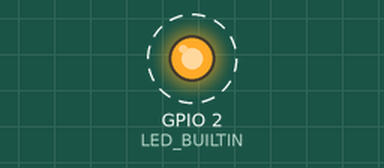
A sketch run on a simulated ESP8266 (NodeMCU). Shown: output pins drawn as LEDs (lit = HIGH, except the on-board LED, lit = LOW). Dashed ring = blinking. WiFi joins after 1.5 s; servers stay silent unless stated; what the sketch prints to the serial monitor is not drawn.

Above: at 3.6 s.
Timing chart, 0 to 7.4 s (numbered marks = the images above):
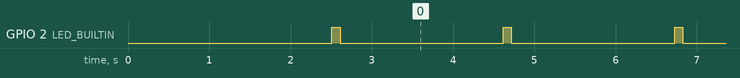

The sketch:

apPreSetIPShowInteger.ino
```cpp
/*
 * NodeMCU/ESP8266 act as AP (Access Point) and simplest Web Server
 * to control GPIO (on-board LED)
 * Connect to AP "arduino-er", password = "password"
 * Open browser, visit 192.168.4.1
 */
#include <ESP8266WiFi.h>
#include <WiFiClient.h>
#include <ESP8266WebServer.h>
#include <WiFiUDP.h>

const char *ssid = "arduino-er";
const char *password = "password";
int numberToDisplay = 0;
WiFiUDP udp;


ESP8266WebServer server(80);

void handleRoot() {
    response();
}

const String HtmlHtml = "<html><head>"
    "<meta name=\"viewport\" content=\"width=device-width, initial-scale=1\" /></head>";
const String HtmlHtmlClose = "</html>";
const String HtmlTitle = "<h1>Heartbeat AP"+ String(ssid)+" WebServer</h1><br/>\n";

void response(){
  String htmlRes = HtmlHtml + HtmlTitle;

  htmlRes += "<big>Heartbeat is now <b>"+String(numberToDisplay)+"</b></big><br/>\n";

  htmlRes += HtmlHtmlClose;

  server.send(200, "text/html", htmlRes);
}

void establishConnexion()
{
  /*Code pour tranformer l'ESP en AP
   * WiFi.mode(WIFI_AP_STA);  //need both to serve the webpage and take commands via tcp
    IPAddress ip(1,2,3,220);
    IPAddress gateway(1,2,3,1);
    IPAddress subnet(255,255,255,0);
    WiFi.softAPConfig(ip, gateway, subnet);
    WiFi.softAP(ssid, password);*/

    WiFi.begin(ssid, password);
    Serial.println("");
    Serial.println("Connecting to WiFi");

    // Wait for connection
    Serial.print("Connecting");
    while (WiFi.status() != WL_CONNECTED) {
      delay(500);
      Serial.print(".");
    }

    Serial.println("");
    Serial.print("Connected to ");
    Serial.println(ssid);
    Serial.print("IP address: ");
    Serial.println(WiFi.localIP());

     connectUDP();
}

void setup() {
    delay(1000);
    Serial.begin(115200);
    Serial.println();
    pinMode(LED_BUILTIN,OUTPUT);
    digitalWrite(LED_BUILTIN,LOW);

    establishConnexion();

    IPAddress apip = WiFi.softAPIP();
    Serial.print("visit: \n");
    Serial.println(apip);
    server.on("/", handleRoot);
    server.begin();
    Serial.println("HTTP server beginned");


    }


void loop() {
    server.handleClient();
    numberToDisplay++;
    digitalWrite(LED_BUILTIN,HIGH);
    delay(100);
    digitalWrite(LED_BUILTIN,LOW);

    WiFi.forceSleepBegin();
    delay(1000);

    WiFi.forceSleepWake();
    establishConnexion();
     delay(1000);

    IPAddress broadcastIP(192,168,1,41);
    udp.beginPacketMulticast(broadcastIP, 8888, WiFi.softAPIP());
    udp.write(numberToDisplay);
    udp.endPacket();

    Serial.print("Broadcasted packet:");
    Serial.println(numberToDisplay);
}

void connectUDP(){

Serial.println("");
Serial.println("Connecting to UDP");

while(!udp.begin(8888) == 1){
  Serial.println("Connecting to UDP");
}
Serial.println("Connection successful");
}


/*
Serial.begin(115200);
  Serial1.begin(19200);
  WiFi.mode(WIFI_AP_STA);  //need both to serve the webpage and take commands via tcp
  IPAddress ip(1,2,3,4);
  IPAddress gateway(1,2,3,1);
  IPAddress subnet(255,255,255,0);
  WiFi.softAPConfig(ip, gateway, subnet);
  WiFi.softAP("ESPname1"); //Access point is open

  delay(1000);
  IPAddress myIP = WiFi.softAPIP();
  Serial.print("AP IP address: ");
  Serial.println(myIP); - See more at: http://www.esp8266.com/viewtopic.php?f=29&t=12124#sthash.e8ehrLE6.dpuf

*/
```

Measured:
- by itself, GPIO 2 (LED_BUILTIN): alternates HIGH for 0.10 s and LOW for 2.0 s
